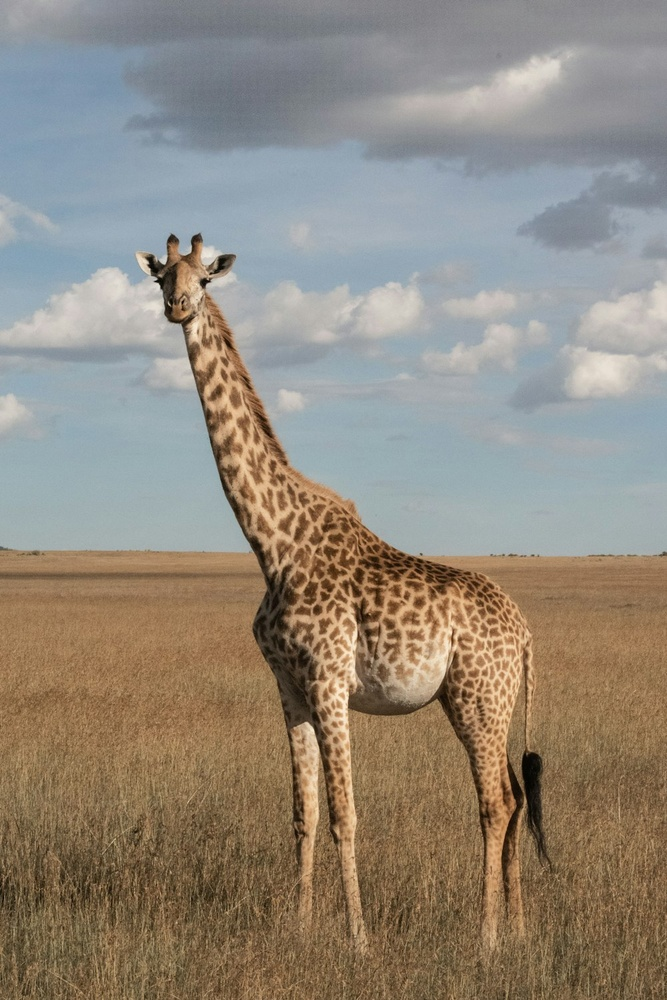
#> input picture color_thresholding/giraph.jpg, 667 x 1000 px, shrunk from 1000 x 1500 before the run, found by its file name
$ jupyter execute edge_detection.ipynb   (older library calls are emulated)
#> lines starting #> are read from the running program, lines starting #| are printed output that depends on the picture; after the words box and inside, x2 and y2 are one past the last pixel; in counts of white or black regions, pixels touching at a corner belong together
[cell 1]
import cv2
import matplotlib.pyplot as plt
import numpy as np

[cell 2]
image=cv2.imread("D:\sudesh\All_about_DL\opencv_tutorial\color_thresholding\giraph.jpg", cv2.IMREAD_GRAYSCALE)
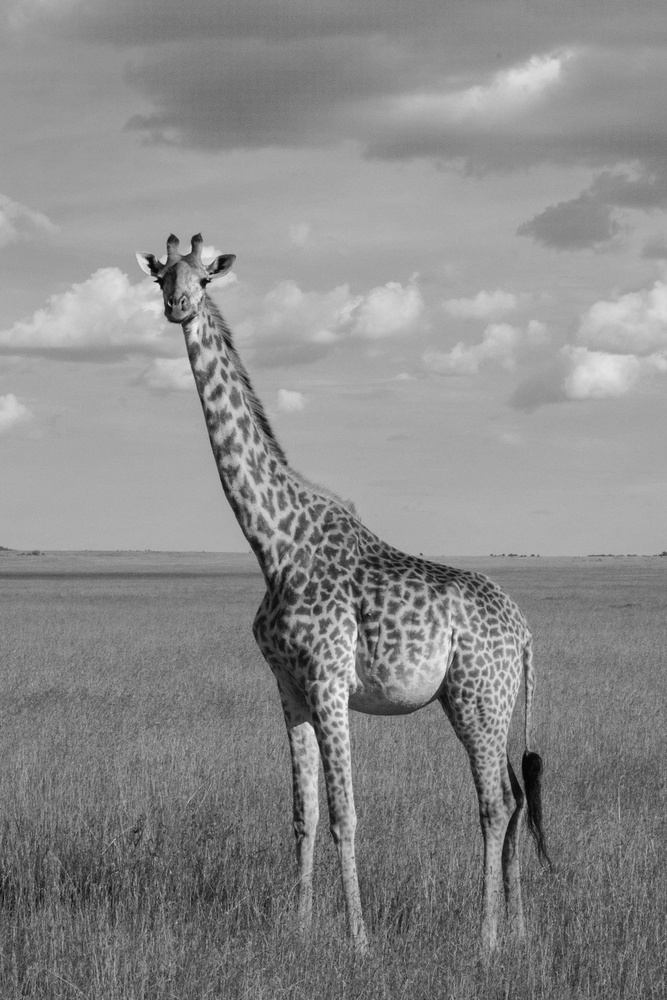
#> image: shape (1000, 667); min 1, max 241, mean 138.3

scocial_x=cv2.Sobel(image, cv2.CV_64F, 1, 0, ksize=3)
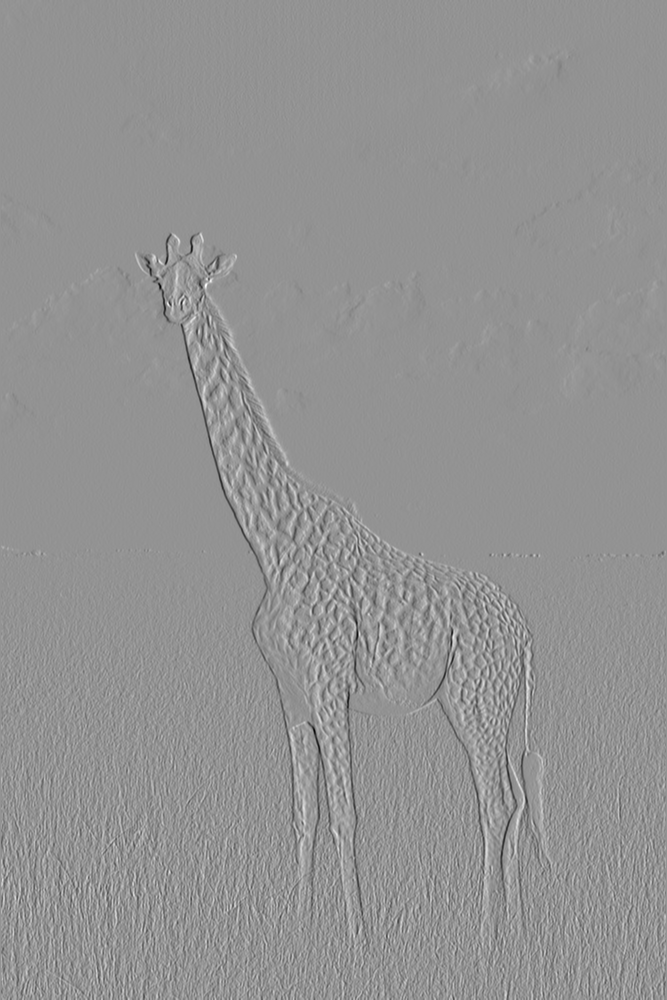
#> scocial_x: shape (1000, 667) float64; min -797, max 585, mean 0; drawn with min black and max white
scocial_y=cv2.Sobel(image, cv2.CV_64F, 0, 1, ksize=3)
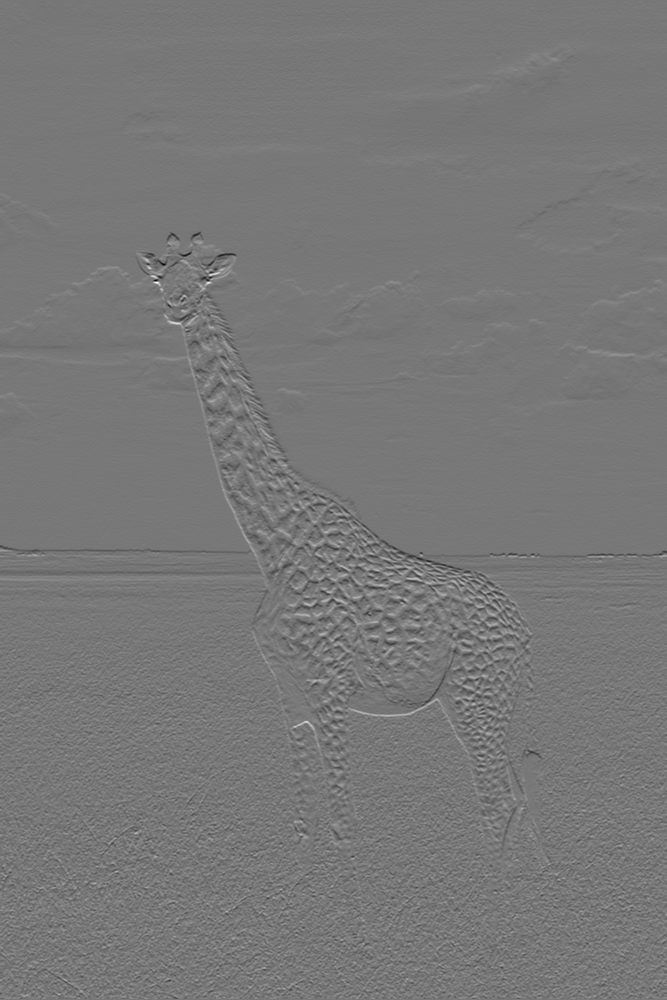
#> scocial_y: shape (1000, 667) float64; min -676, max 761, mean -0.3; drawn with min black and max white

scocial_combine=cv2.magnitude(scocial_x, scocial_y)
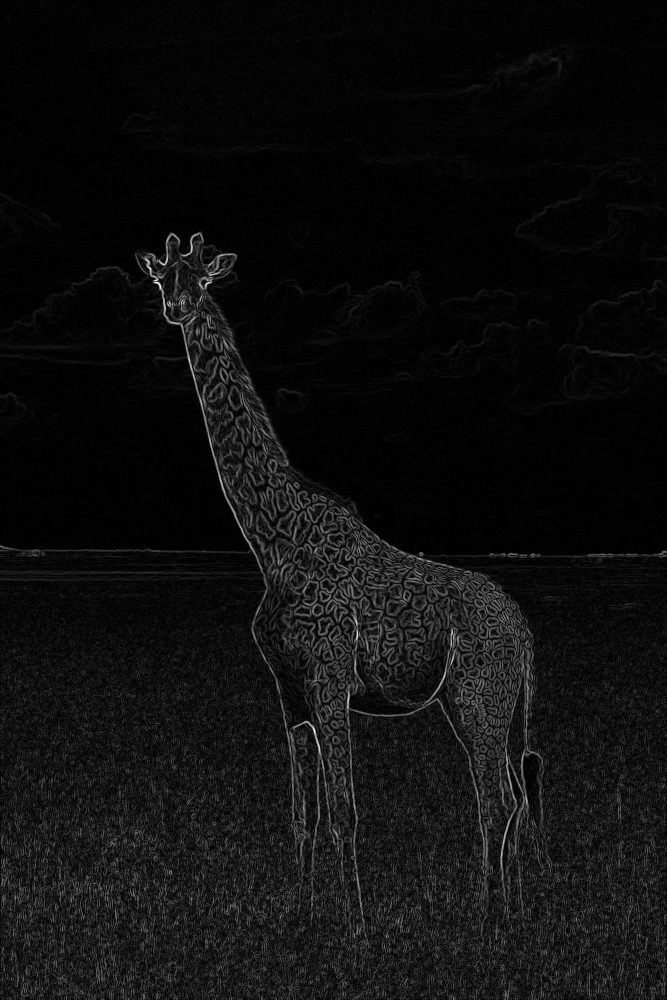
#> scocial_combine: shape (1000, 667) float64; min 0, max 803.6, mean 48.5; drawn with min black and max white

#laplacian

laplacian=cv2.Laplacian(image, cv2.CV_64F, ksize=3)
laplacian_abs=cv2.convertScaleAbs(laplacian)
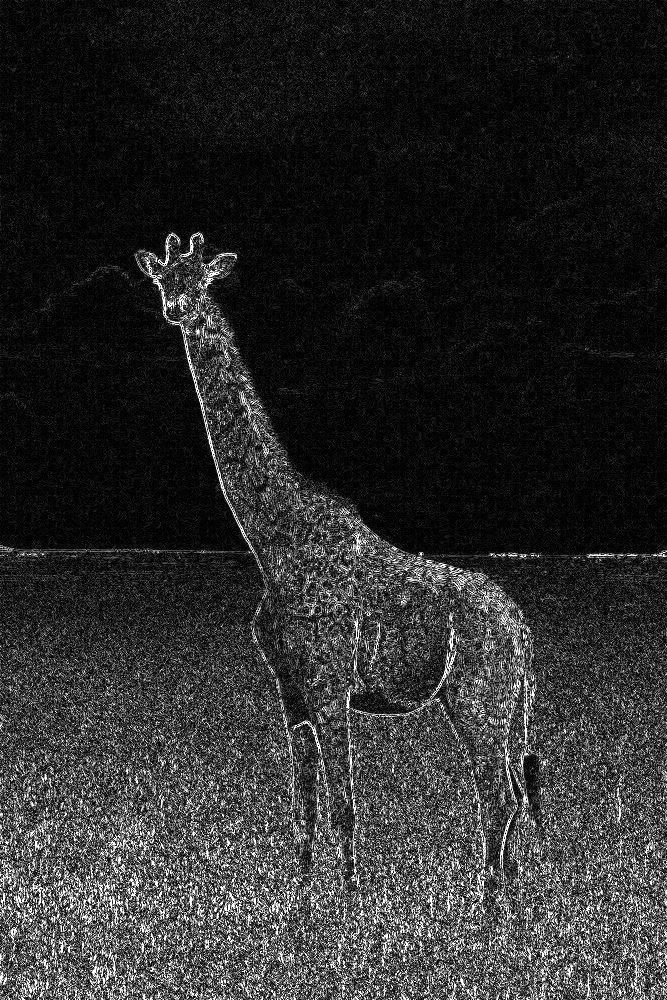
#> laplacian_abs: shape (1000, 667); min 0, max 255, mean 44


#canny
canny_edges=cv2.Canny(image, 180, 200)
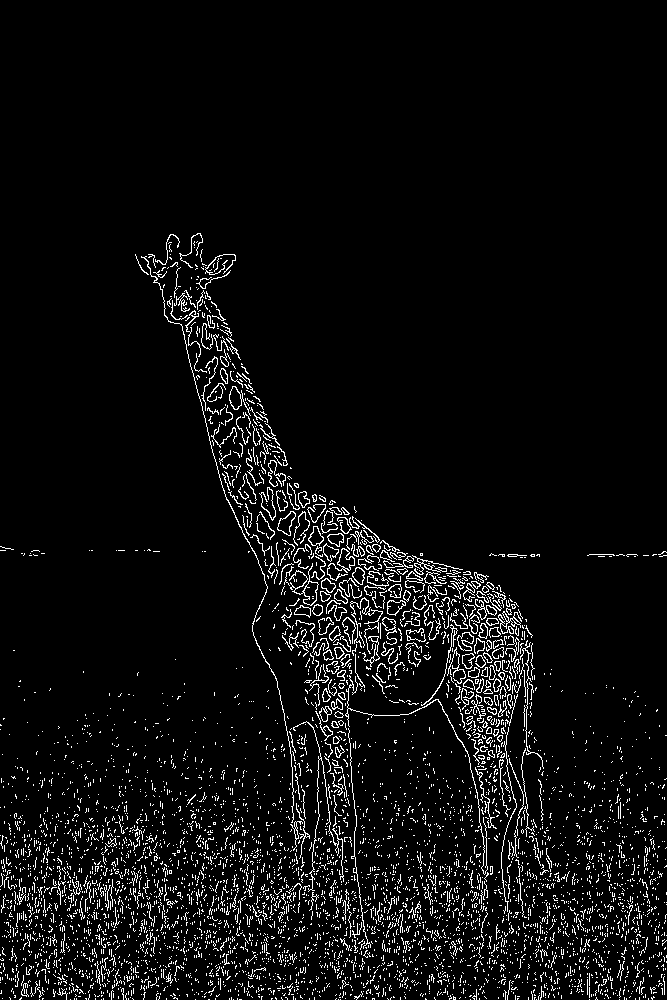
#> canny_edges: shape (1000, 667); 5.2% white in thin lines or dots, all inside (x1, y1, x2, y2) = (0, 233, 667, 1000)

[cell 3]
titles=['original', 'sobal', 'laplacian', 'laplacian_abs', 'canny']
image_list=[image, scocial_combine, laplacian, laplacian_abs, canny_edges]

plt.figure(figsize=(20,16))
for i in range(len(titles)):
    plt.subplot(3, 2, i+1)
    plt.imshow(image_list[i], cmap='grey')
    plt.title(titles[i])
    plt.axis('off')
plt.show()

$ run again, with color_thresholding/mountain_image.jpg copied over color_thresholding/giraph.jpg
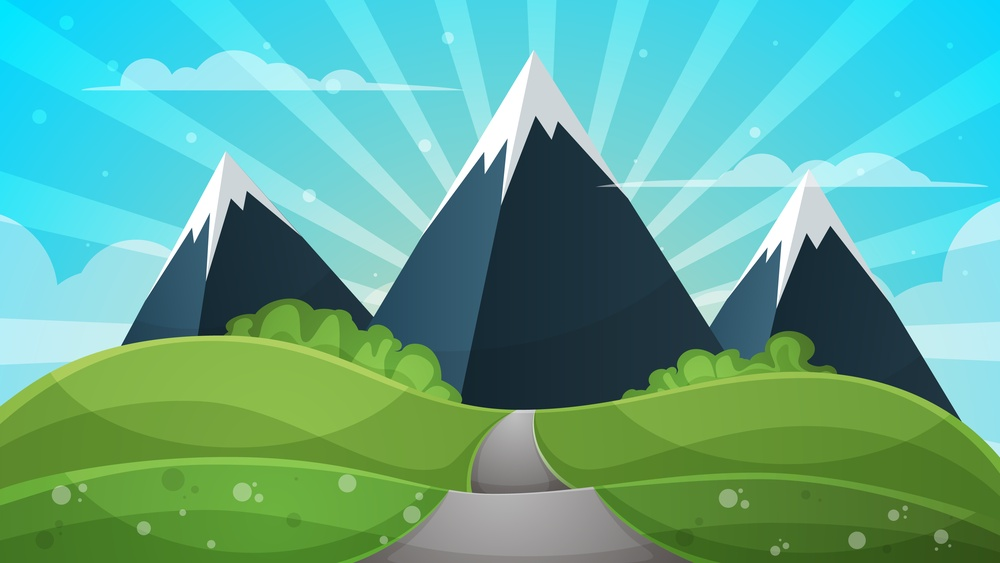
#> input picture color_thresholding/mountain_image.jpg, 1000 x 563 px, shrunk from 7000 x 3938 before the run, found by its file name
#> `scocial_y=cv2.Sobel(image, cv2.CV_64F, 0, 1, ksize=3)`:
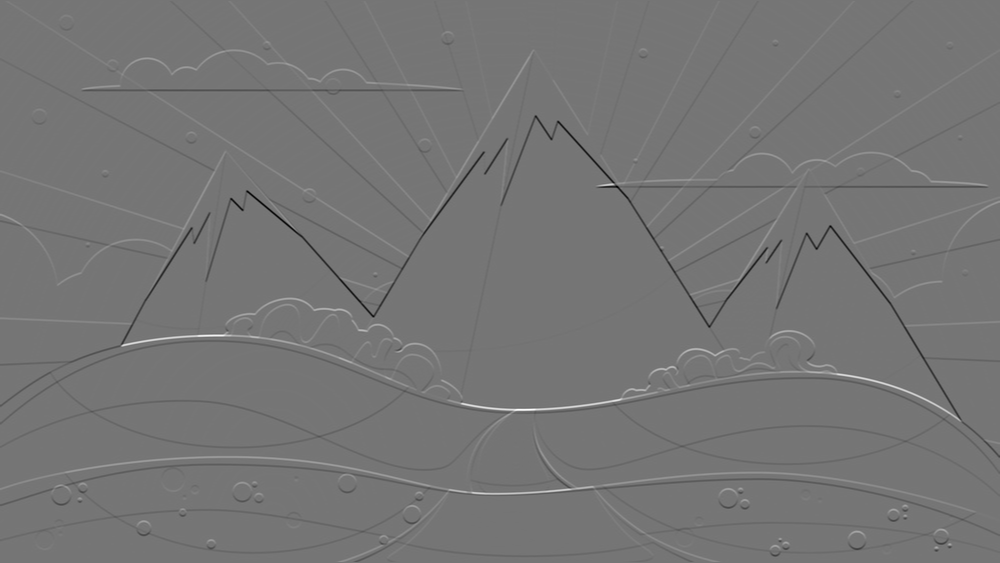
#> scocial_y: shape (563, 1000) float64; min -633, max 737, mean -1; drawn with min black and max white
#> `canny_edges=cv2.Canny(image, 180, 200)`:
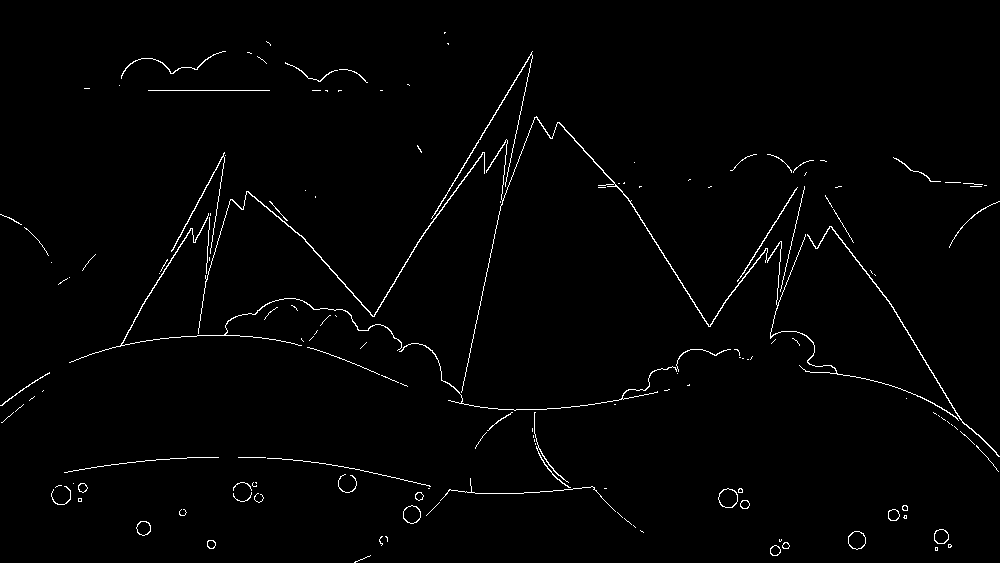
#> canny_edges: shape (563, 1000); 1.4% white in thin lines or dots
